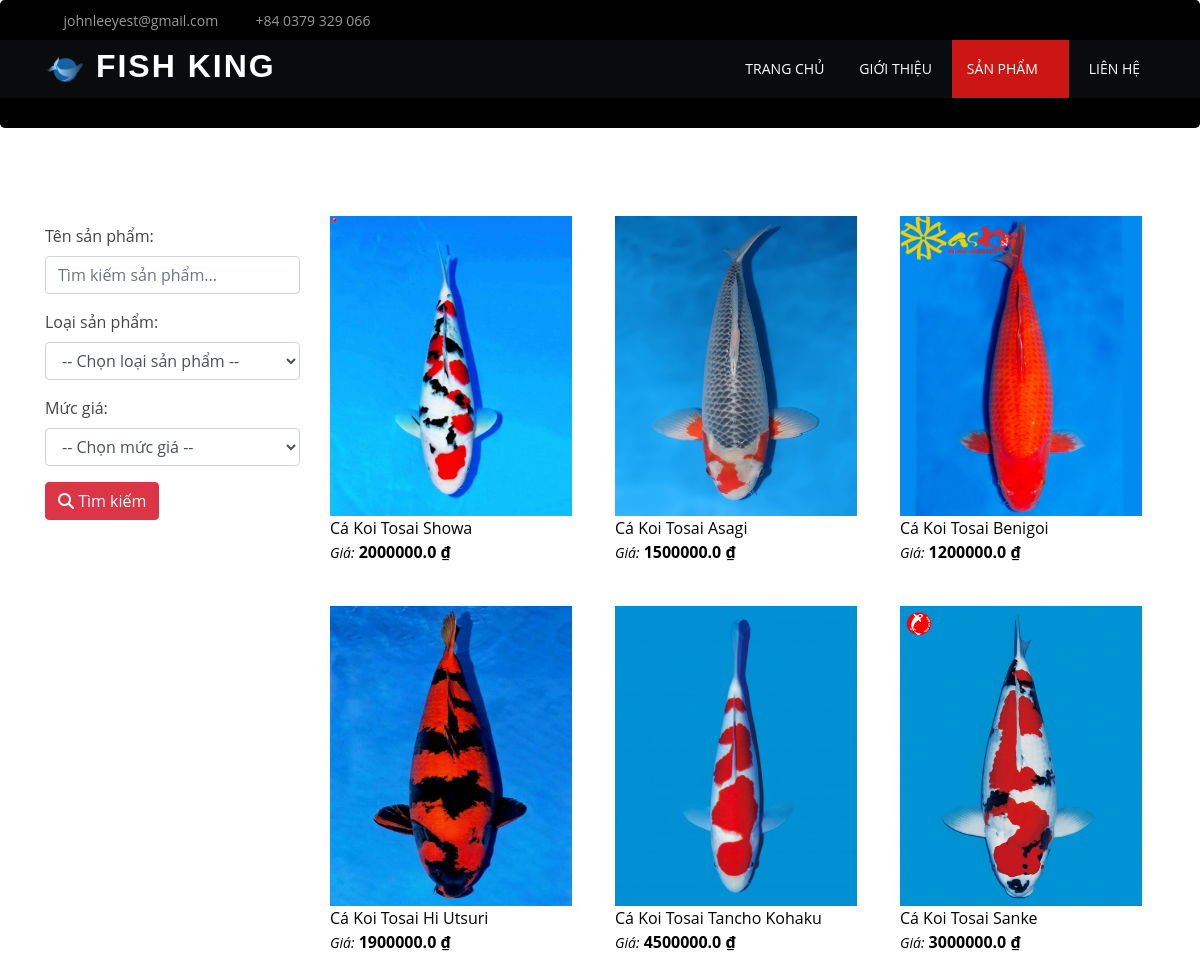
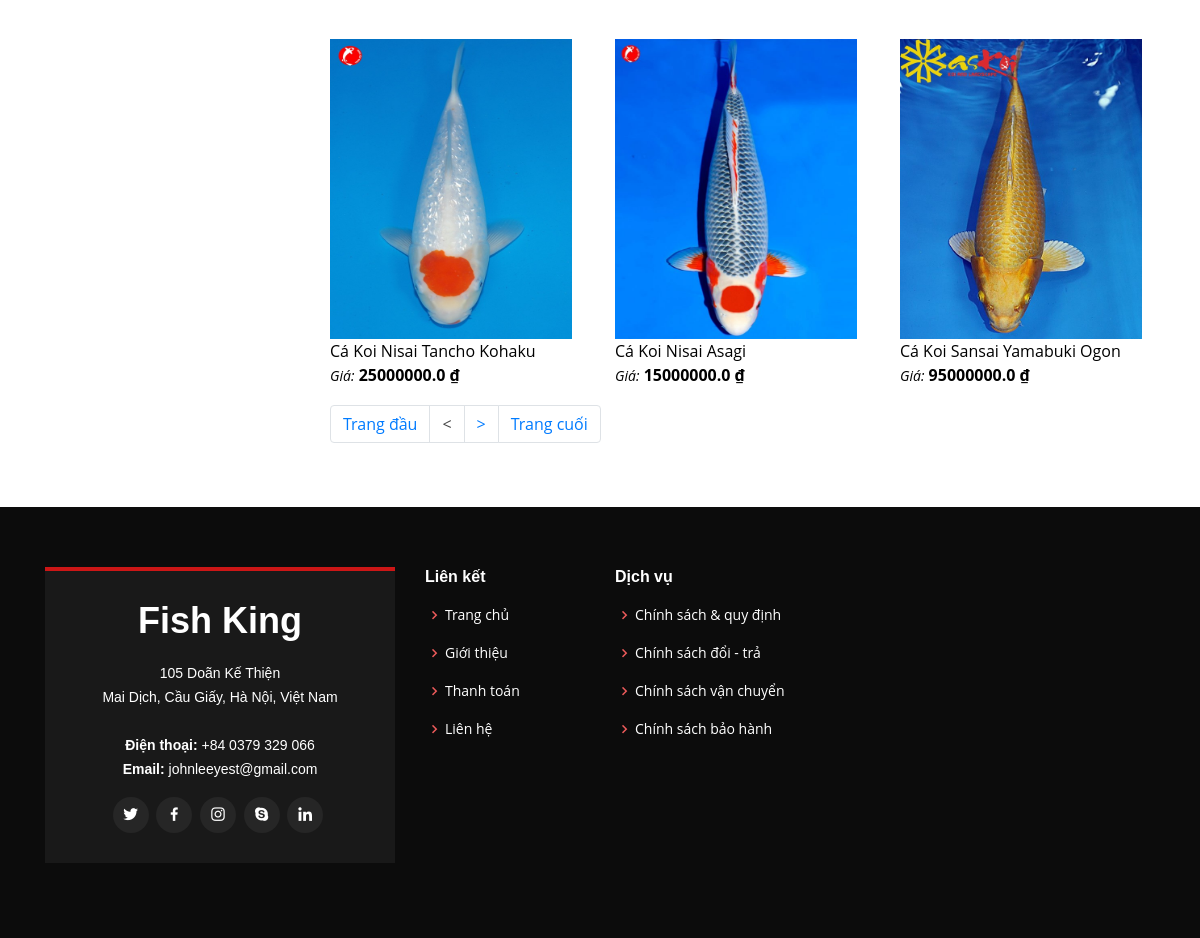
/product, run on the app's committed database (2 pictures, top to bottom).
### app/models.py (models this page shows, shortened)
class Product(models.Model):
    code = models.CharField(max_length=30,  unique=True, verbose_name='Mã')
    name = models.CharField(max_length=200, verbose_name='Tên sản phẩm')
    description = models.CharField(max_length=1000,  blank=True, verbose_name='Miêu tả')
    price = models.FloatField(verbose_name='Giá')
    category = models.ForeignKey(Category, on_delete=models.PROTECT, verbose_name='Loại sản phẩm')
    image = models.ImageField(upload_to='assets/img/product', verbose_name='Ảnh')

### app/views.py (the view)
# urls.py: path('product', product, name='product'),
def product(request):
    name = request.GET.get('name', '')
    categoryId = request.GET.get('categoryId')
    productList = Product.objects.filter(name__icontains=name)
    categoryId = int(categoryId) if categoryId else None
    if categoryId:
        productList = productList.filter(category__id=categoryId)
    priceId = request.GET.get('priceId')
    priceId = int(priceId) if priceId else None
    price = priceList[priceId-1] if priceId else {}
    minPrice, maxPrice = price.get('min'), price.get('max')
    if minPrice:
        productList = productList.filter(price__gte=minPrice)
    if maxPrice:
        productList = productList.filter(price__lte=maxPrice)
    page = request.GET.get('page', '')
    page = int(page) if page.isdigit() else 1
    start = (page-1)*PAGE_SIZE
    end = start + PAGE_SIZE
    total = len(productList)
    num_page = math.ceil(total/PAGE_SIZE)
    categoryList = Category.objects.all()
    context = {
        'priceList': priceList,
        'categoryList': categoryList,
        'productList': productList[start:end],
        'name': name,
        'categoryId': categoryId or '',
        'priceId': priceId or '',
        'page': page, 'start': start, 'end': end, 'total': total,
        'num_page': num_page
    }
    return render(request, 'product.html', context)

### app/templates/product.html (shortened to what this page needs)
{% extends "./base.html" %}
{% block menu %}
    {% with page=2 %}
        {{block.super}}
    {% endwith %}
{% endblock %}
{% block content %}
<div class="jumbotron text-center"></div>
<div class="container mt-5 mb-5">
    <div class="row">
      <div class="col-3 pt-5">
        <form>
          <label>Tên sản phẩm:</label>
          <input name="name"
            value="{{name}}"
            class="form-control"
            placeholder="Tìm kiếm sản phẩm...">
          <label class="mt-3">Loại sản phẩm:</label>
          <select name='categoryId' class="form-control">
            <option value="">-- Chọn loại sản phẩm --</option>
          </select>
          <label class="mt-3">Mức giá:</label>
          <select name='priceId' class="form-control">
            <option value="">-- Chọn mức giá --</option>
          </select>
          <button class="mt-3 btn btn-danger" type="submit"><i class="fas fa-search"></i> Tìm kiếm</button>
        </form>
      </div>
      <div class="col-9">
        <ul class="list-unstyled row">
          {% for p in productList %}
            <li class="list-item col-sm-4 mt-3">
              <div class='item-container'>
                <a href="/product-detail/{{p.id}}" class='product-item'>
                  <img src="/{{p.image}}" class='product-image' data-toggle="tooltip" data-placement="right" title="{{p.name}}">
                  <div class="item-info">
                    <div>
                      <span class='product-name'>{{p.name}}</span>
                    </div>
                    <div>
                      <span class='price-title'>Giá:</span>
                      <span class='price'>{{p.price}} ₫</span>
                    </div>
                  </div>
                </a>
              </div>
            </li>
          {% endfor %}
        </ul>
        <ul class="pagination">
          <li class="page-item"><a class="page-link" href="/product?page=1&name={{name}}&categoryId={{categoryId}}&priceId={{priceId}}"> Trang đầu </a></li>
        {% if page > 1 %}
          <li class="page-item"><a class="page-link" href="/product?page={{page|add:-1}}&name={{name}}&categoryId={{categoryId}}&priceId={{priceId}}"> < </a></li>
        {% else %}
        <li class="page-item"><a class="page-link"> < </a></li>
        {% endif %}
        {% if page < num_page %}
        <li class="page-item"><a class="page-link" href="/product?page={{page|add:1}}&name={{name}}&categoryId={{categoryId}}&priceId={{priceId}}"> > </a></li>
        {% else %}
        <li class="page-item"><a class="page-link"> > </a></li>
        {% endif %}
        <li class="page-item"><a class="page-link" href="/product?page={{num_page}}&name={{name}}&categoryId={{categoryId}}&priceId={{priceId}}"> Trang cuối </a></li>
        </ul>
      </div>
    </div>
  </div>
{% endblock %}

### app/templates/base.html (shortened to what this page needs)
<!DOCTYPE html>
<html lang="en">
<head>
  <link href="/assets/vendor/bootstrap/css/bootstrap.min.css" rel="stylesheet">
  <link href="/assets/vendor/icofont/icofont.min.css" rel="stylesheet">
  <link href="/assets/vendor/boxicons/css/boxicons.min.css" rel="stylesheet">
  <link href="/assets/vendor/venobox/venobox.css" rel="stylesheet">
  <link href="/assets/vendor/owl.carousel//assets/owl.carousel.min.css" rel="stylesheet">
  <link href="/assets/vendor/aos/aos.css" rel="stylesheet">
  <link href="/assets/css/style.css" rel="stylesheet">
</head>
{% block menu %}
<body>
  <div id="topbar" class="d-none d-lg-flex align-items-center fixed-top ">
    <div class="container d-flex">
      <div class="contact-info mr-auto">
        <i class="icofont-envelope"></i> <a href="mailto:johnleeyest@gmail.com">johnleeyest@gmail.com</a>
        <i class="icofont-phone"></i> +84 0379 329 066
      </div>
      <div class="social-links">
        <a href="#" class="twitter"><i class="icofont-twitter"></i></a>
        <a href="#" class="facebook"><i class="icofont-facebook"></i></a>
        <a href="#" class="instagram"><i class="icofont-instagram"></i></a>
        <a href="#" class="skype"><i class="icofont-skype"></i></a>
        <a href="#" class="linkedin"><i class="icofont-linkedin"></i></i></a>
      </div>
    </div>
  </div>
  <header id="header" class="fixed-top ">
    <div class="container d-flex align-items-center">
      <h1 class="logo mr-auto"><a href="{% url 'home' %}"><img src="/assets/img/favicon.png"> Fish King</a></h1>
      <nav class="nav-menu d-none d-lg-block">
        <ul>
          <li class="{%if page == 1%} active {%endif%}"><a href="{% url 'home' %}">TRANG CHỦ</a></li>
          <li><a href="#about">GIỚI THIỆU</a></li>
          <li class="drop-down {%if page == 2%} active {%endif%}"><a href="{% url 'product' %}">SẢN PHẨM</a>
          </li>
          <li><a href="#contact">LIÊN HỆ</a></li>
        </ul>
      </nav>
    </div>
  </header>
  {% endblock %}
  {% block content %} {% endblock %}
  <footer id="footer">
    <div class="footer-top">
      <div class="container">
        <div class="row">
          <div class="col-lg-4 col-md-6">
            <div class="footer-info">
              <h3>Fish King</h3>
              <p>
                105 Doãn Kế Thiện<br>
                Mai Dịch, Cầu Giấy, Hà Nội, Việt Nam<br><br>
                <strong>Điện thoại:</strong> +84 0379 329 066<br>
                <strong>Email:</strong> johnleeyest@gmail.com<br>
              </p>
              <div class="social-links mt-3">
                <a href="#" class="twitter"><i class="bx bxl-twitter"></i></a>
                <a href="#" class="facebook"><i class="bx bxl-facebook"></i></a>
                <a href="#" class="instagram"><i class="bx bxl-instagram"></i></a>
                <a href="#" class="google-plus"><i class="bx bxl-skype"></i></a>
                <a href="#" class="linkedin"><i class="bx bxl-linkedin"></i></a>
              </div>
            </div>
          </div>
          <div class="col-lg-2 col-md-6 footer-links">
            <h4>Liên kết</h4>
            <ul>
              <li><i class="bx bx-chevron-right"></i> <a href="{% url 'home' %}">Trang chủ</a></li>
              <li><i class="bx bx-chevron-right"></i> <a href="#about">Giới thiệu</a></li>
              <li><i class="bx bx-chevron-right"></i> <a href="#">Thanh toán</a></li>
              <li><i class="bx bx-chevron-right"></i> <a href="#contact">Liên hệ</a></li>
            </ul>
          </div>
          <div class="col-lg-3 col-md-6 footer-links">
            <h4>Dịch vụ</h4>
            <ul>
              <li><i class="bx bx-chevron-right"></i> <a href="#">Chính sách & quy định</a></li>
              <li><i class="bx bx-chevron-right"></i> <a href="#">Chính sách đổi - trả</a></li>
              <li><i class="bx bx-chevron-right"></i> <a href="#">Chính sách vận chuyển</a></li>
              <li><i class="bx bx-chevron-right"></i> <a href="#">Chính sách bảo hành</a></li>
            </ul>
          </div>
        </div>
      </div>
    </div>
  </footer>
</body>
</html>

### assets/css/style.css (style rules this page uses)
body { font-family: "Open Sans", sans-serif; color: #444444; }
a { color: #cc1616; }
h1, h2, h3, h4, h5, h6 { font-family: "Raleway", sans-serif; }
#topbar { height: 40px; font-size: 14px; transition: all 0.5s; color: rgba(255, 255, 255, 0.6); }
#topbar .contact-info a { line-height: 1; color: rgba(255, 255, 255, 0.6); transition: 0.3s; }
#topbar .contact-info i { color: #cc1616; padding-right: 4px; }
#topbar .contact-info i.icofont-phone { margin-left: 15px; }
#topbar .social-links a { color: rgba(255, 255, 255, 0.5); padding-left: 15px; display: inline-block; line-height: 1px; transition: 0.3s; }
#topbar .social-links a:first-child { border-left: 0; }
#header { background: rgba(52, 58, 64, 0.2); transition: all 0.5s; z-index: 997; top: 40px; }
#header .logo { font-size: 32px; margin: 0; padding: 0; line-height: 1; font-weight: 700; letter-spacing: 2px; text-transform: uppercase; }
#header .logo a { color: #fff; }
#header .logo img { max-height: 40px; }
.nav-menu ul { margin: 0; padding: 0; list-style: none; }
.nav-menu > ul { display: flex; }
.nav-menu > ul > li { position: relative; white-space: nowrap; padding: 18px 15px; margin-left: 5px; transition: 0.3s; }
.nav-menu a { display: block; position: relative; color: #fff; transition: 0.3s; font-size: 14px; font-family: "Open Sans", sans-serif; }
.nav-menu > ul > li:hover, .nav-menu .active { background: #cc1616; }
.nav-menu .drop-down > a:after { content: "\ea99"; font-family: IcoFont; padding-left: 5px; }
.mobile-nav { position: fixed; top: 55px; right: 15px; bottom: 15px; left: 15px; z-index: 9999; overflow-y: auto; background: #fff; transition: ease-in-out 0.2s; opacity: 0; visibility: hidden; border-radius: 10px; padding: 10px 0; }
.mobile-nav * { margin: 0; padding: 0; list-style: none; }
.mobile-nav a { display: block; position: relative; color: #191919; padding: 10px 20px; font-weight: 500; outline: none; }
.mobile-nav a:hover, .mobile-nav .active > a, .mobile-nav li:hover > a { color: #e82d2d; text-decoration: none; }
.mobile-nav .drop-down > a:after { content: "\ea99"; font-family: IcoFont; padding-left: 10px; position: absolute; right: 15px; }
.mobile-nav .active.drop-down > a:after { content: "\eaa1"; }
.mobile-nav .drop-down > a { padding-right: 35px; }
#footer { background: #0c0c0c; padding: 0 0 30px 0; color: #fff; font-size: 14px; }
#footer .footer-top { padding: 60px 0 30px 0; }
#footer .footer-top .footer-info { margin-bottom: 15px; background: #191919; color: #fff; border-top: 4px solid #cc1616; text-align: center; padding: 30px 20px; }
#footer .footer-top .footer-info h3 { font-size: 36px; margin: 0 0 20px 0; padding: 2px 0 2px 0; line-height: 1; font-weight: 700; }
#footer .footer-top .footer-info p { font-size: 14px; line-height: 24px; margin-bottom: 0; font-family: "Raleway", sans-serif; }
#footer .footer-top .social-links a { font-size: 18px; display: inline-block; background: #262626; color: #fff; line-height: 1; padding: 8px 0; margin-right: 4px; border-radius: 50%; text-align: center; width: 36px; height: 36px; transition: 0.3s; }
#footer .footer-top h4 { font-size: 16px; font-weight: 600; color: #fff; position: relative; padding-bottom: 12px; }
#footer .footer-top .footer-links { margin-bottom: 30px; }
#footer .footer-top .footer-links ul { list-style: none; padding: 0; margin: 0; }
#footer .footer-top .footer-links ul i { padding-right: 2px; color: #ed5b5b; font-size: 18px; line-height: 1; }
#footer .footer-top .footer-links ul li { padding: 10px 0; display: flex; align-items: center; }
#footer .footer-top .footer-links ul li:first-child { padding-top: 0; }
#footer .footer-top .footer-links ul a { color: #fff; transition: 0.3s; display: inline-block; line-height: 1; }

### app/templates/product.html (style rules this page uses)
.jumbotron { background-color: black; }
.product-image { width: 95%; height: 300px; border-radius: 0; transition: box-shadow 0.5s; }
.price-title { font-style: italic; font-size: 14px; }
.price { font-size: 16px; font-weight: bold; }
.product-item, .product-item:link, .product-item:hover, .product-item:visited { text-decoration: none; color: black; }
.item-container { position: relative; height: 100%; padding-bottom: 50px; }
.item-info { position: absolute; bottom: 0px; height: 50px; }

### data on the page
Product: image (picture), name "Cá Koi Tosai Showa", price "2000000.0"
Product: image (picture), name "Cá Koi Tosai Asagi", price "1500000.0"
Product: image (picture), name "Cá Koi Tosai Benigoi", price "1200000.0"
Product: image (picture), name "Cá Koi Tosai Hi Utsuri", price "1900000.0"
Product: image (picture), name "Cá Koi Tosai Tancho Kohaku", price "4500000.0"
Product: image (picture), name "Cá Koi Tosai Sanke", price "3000000.0"
Product: image (picture), name "Cá Koi Nisai Tancho Kohaku", price "25000000.0"
Product: image (picture), name "Cá Koi Nisai Asagi", price "15000000.0"
Product: image (picture), name "Cá Koi Sansai Yamabuki Ogon", price "95000000.0"
